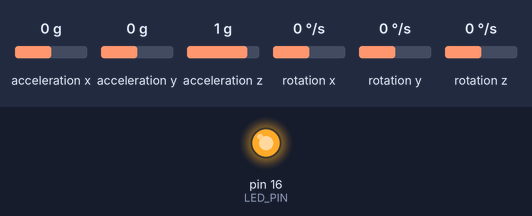
Bench run of a sketch on a simulated Arduino Uno, built with avr-gcc and run on an emulated ATmega328P. On the bench: output pins drawn as LEDs (lit = HIGH). The inputs (shaded band) are chosen by the test bench; at power-on: acceleration x 0 g, acceleration y 0 g, acceleration z 1 g, rotation x 0 °/s, rotation y 0 °/s, rotation z 0 °/s. What the sketch prints to the serial monitor is not drawn.

Above: at 5.6 s.
At 6.6 s:
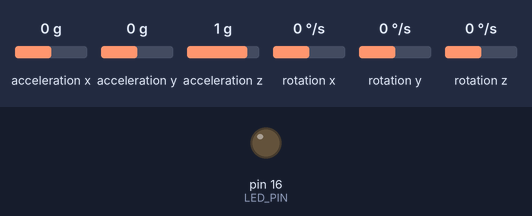
Timing chart, 0 to 8.1 s (numbered marks = the images above):
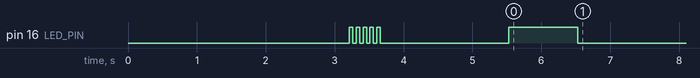

The sketch:

posture2_copy_20251231084827.ino
```cpp
#include <Wire.h>
#include <MPU6050_light.h>

#define SDA_PIN 4     // GP4
#define SCL_PIN 5     // GP5
#define LED_PIN 16    // GP16

MPU6050 mpu(Wire);

// ------ POSTURE SETTINGS ------
// CHANGE: We now set the calibration target to 180 (Flat)
// The sensor will count DOWN from 180 as you sit up.
const float FLAT_TARGET_ANGLE = 180.0;

// Trigger Alarm if angle drops below 65 degrees
const float SLOUCH_LIMIT = 65.0;

float angleOffset = 0;

const unsigned long BAD_TIME = 4000;      // 4 seconds grace period
bool postureBad = false;
unsigned long badStartTime = 0;

// ---------- CALIBRATION ----------
void calibrateReference() {
  Serial.println("\n-----------------------------------------");
  Serial.println("✅ CALIBRATION STARTED");
  Serial.println("👉 KEEP DEVICE FLAT ON TABLE (COMPONENT SIDE UP).");
  Serial.println("👉 We will set this FLAT position to exactly 180.0 degrees.");
  Serial.println("-----------------------------------------\n");

  // Flash LED to signal start
  for(int i=0; i<5; i++) {
    digitalWrite(LED_PIN, HIGH); delay(50); digitalWrite(LED_PIN, LOW); delay(50);
  }

  delay(1000); // Wait for user to stop touching it

  float sum = 0;
  for (int i = 0; i < 100; i++) {
    mpu.update();
    sum += mpu.getAngleX();
    delay(5);
  }

  float rawAverage = sum / 100.0;

  // MATH: We want the result to be 180.
  // So: 180 = Offset - Raw
  // Therefore: Offset = 180 + Raw
  angleOffset = FLAT_TARGET_ANGLE + rawAverage;

  Serial.print("✅ Raw Sensor Value: ");
  Serial.println(rawAverage);
  Serial.print("✅ Offset Calculated: ");
  Serial.println(angleOffset);
  Serial.println("✅ SYSTEM READY.");
  Serial.println("👉 You may now attach the device to your neck.");
  Serial.println("-----------------------------------------\n");

  digitalWrite(LED_PIN, HIGH); delay(1000); digitalWrite(LED_PIN, LOW);
}

void setup() {
  Serial.begin(9600);
  delay(2000);

  pinMode(LED_PIN, OUTPUT);
  digitalWrite(LED_PIN, LOW);

  Wire.begin();

  Serial.println("✅ Raspberry Pi Pico Posture Correction System");

  byte status = mpu.begin();
  if (status != 0) {
    Serial.println("❌ MPU6050 NOT DETECTED! CHECK WIRING.");
    while (1) {
      digitalWrite(LED_PIN, HIGH); delay(50); digitalWrite(LED_PIN, LOW); delay(50);
    }
  }

  Serial.println("✅ MPU6050 Detected!");

  // Fast response filter
  mpu.setFilterGyroCoef(0.02);

  Serial.println("✅ Calculating Gyro Offsets...");
  mpu.calcOffsets();

  // IMPORTANT: Keep flat during this step!
  calibrateReference();
}

void loop() {
  mpu.update();

  // 1. Get Raw Angle
  float rawPitch = mpu.getAngleX();

  // 2. Apply Math: Flat(180) -> Upright(90) -> Slouch(65)
  float currentAngle = angleOffset - rawPitch;

  unsigned long now = millis();

  // --------- POSTURE LOGIC ---------
  // Condition: Is the angle 65 OR LOWER?
  if (currentAngle <= SLOUCH_LIMIT) {
    if (!postureBad) {
      postureBad = true;
      badStartTime = now;
    }
    else if (now - badStartTime >= BAD_TIME) {
      digitalWrite(LED_PIN, HIGH);  // ALARM ON
    }
  }
  else {
    // Posture is good (> 65)
    postureBad = false;
    badStartTime = 0;
    digitalWrite(LED_PIN, LOW);   // ALARM OFF
  }

  // -------- SERIAL OUTPUT --------
  static unsigned long lastPrint = 0;
  if (millis() - lastPrint > 200) {
    Serial.print("Angle: ");
    Serial.print(currentAngle, 1);
    Serial.print("°  |  Limit: ");
    Serial.print(SLOUCH_LIMIT, 0);
    Serial.print("°  |  LED: ");
    Serial.println(digitalRead(LED_PIN) ? "ON (BAD)" : "OFF (GOOD)");
    lastPrint = millis();
  }
}
```
